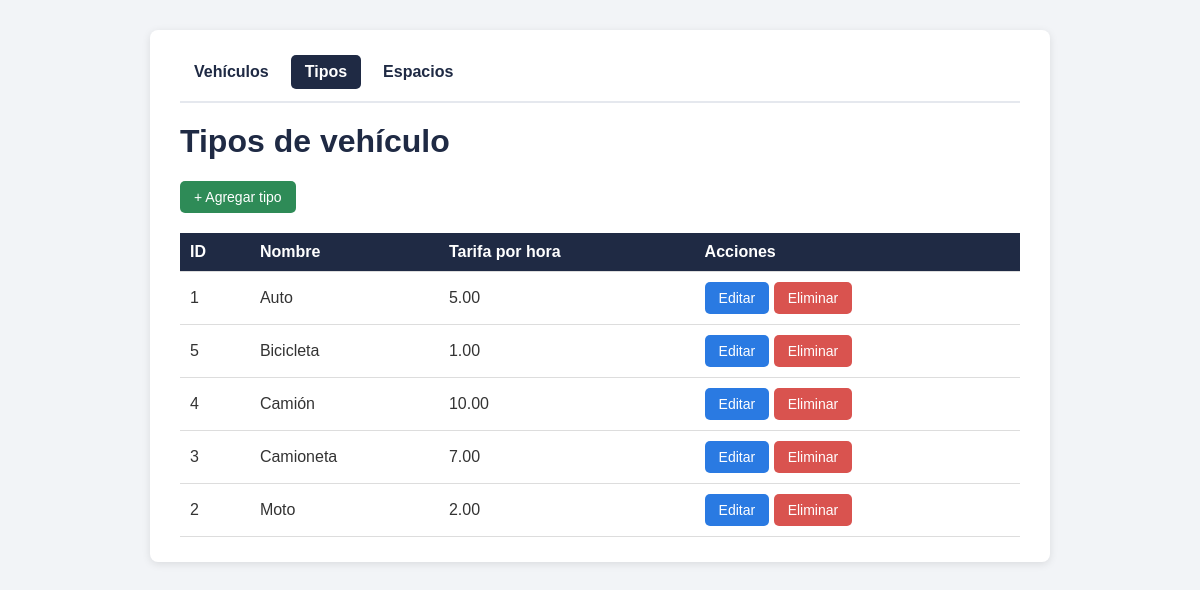
/index.php?modulo=tipo&accion=index, run on the app's committed database.
### tables this page shows
CREATE TABLE tipo_vehiculo (
    id          INT AUTO_INCREMENT PRIMARY KEY,
    nombre      VARCHAR(30)  NOT NULL UNIQUE,
    tarifa_hora DECIMAL(6,2) NOT NULL DEFAULT 0
);

### controlador/TipoVehiculoController.php (called while the page is built, shortened)
<?php
require_once __DIR__ . '/../modelo/TipoVehiculo.php';
require_once __DIR__ . '/../modelo/TipoVehiculoDao.php';
class TipoVehiculoController{
    private $dao;
    public function __construct(){
        $this->dao = new TipoVehiculoDao();
    }
    public function index(){
        $tipos = $this->dao->listar();
        require __DIR__ . '/../vista/tipos/index.php';
    }
}

### index.php (called while the page is built, shortened)
<?php
$accion = $_GET['accion'] ?? 'index';
$controlador = new $clase();
$controlador->$accion();

### modelo/TipoVehiculoDao.php (called while the page is built, shortened)
<?php
require_once __DIR__ . '/../config/database.php';
require_once __DIR__ . '/TipoVehiculo.php';
class TipoVehiculoDao
{
    private $conexion;
    public function __construct()
    {
        $database = new Database();
        $this->conexion = $database->getConexion();
    }
    private function aObjeto($fila){
        return new TipoVehiculo($fila['id'], $fila['nombre'], $fila['tarifa_hora']);
    }
    public function listar(){
        $stmt = $this->conexion->query("SELECT id, nombre, tarifa_hora FROM tipo_vehiculo ORDER BY nombre ASC");
        $tipos = [];
        while ($fila = $stmt->fetch(PDO::FETCH_ASSOC)) {
            $tipos[] = $this->aObjeto($fila);
        }
        return $tipos;
    }
}

### config/database.php (called while the page is built, shortened)
<?php
class Database
{
    private $host = "127.0.0.1";
    private $puerto = "3306";
    private $db_name = "parqueo";
    private $usuario = "root";
    private $password = "";
    public function getConexion()
    {
        $this->conexion = null;
        try {
            $this->conexion = new PDO(
                "mysql:host=" . $this->host . ";port=" . $this->puerto . ";dbname=" . $this->db_name . ";charset=utf8mb4",
                $this->usuario,
                $this->password
            );
            $this->conexion->setAttribute(PDO::ATTR_ERRMODE, PDO::ERRMODE_EXCEPTION);
        } catch (PDOException $e) {
            die("Error de conexión: " . $e->getMessage());
        }
        return $this->conexion;
    }
}

### modelo/TipoVehiculo.php (called while the page is built, shortened)
<?php
class TipoVehiculo
{
    private $id;
    private $nombre;
    private $tarifaHora;
    public function __construct($id = null, $nombre = "", $tarifaHora = 0){
        $this->id = $id;
        $this->nombre = $nombre;
        $this->tarifaHora = $tarifaHora;
    }
    public function getId(){ return $this->id; }
    public function getNombre(){ return $this->nombre; }
    public function getTarifaHora(){ return $this->tarifaHora; }
}

### vista/tipos/index.php (the view, shortened to what this page needs)
<!DOCTYPE html>
<html lang="es">
<head>
    <link rel="stylesheet" href="public/css/estilos.css">
</head>
<body>
    <div class="contenedor">
        <?php require __DIR__ . '/../partials/menu.php'; ?>
        <h1>Tipos de vehículo</h1>
        <a href="index.php?modulo=tipo&accion=crear" class="boton boton-agregar">+ Agregar tipo</a>
        <?php if (empty($tipos)): ?>
            <p class="mensaje-vacio">Aún no hay tipos registrados.</p>
        <?php else: ?>
            <table>
                <thead>
                    <tr>
                        <th>ID</th>
                        <th>Nombre</th>
                        <th>Tarifa por hora</th>
                        <th>Acciones</th>
                    </tr>
                </thead>
                <tbody>
                    <?php foreach ($tipos as $t): ?>
                        <tr>
                            <td><?= (int)$t->getId() ?></td>
                            <td><?= htmlspecialchars($t->getNombre()) ?></td>
                            <td><?= number_format((float)$t->getTarifaHora(), 2) ?></td>
                            <td>
                                <a href="index.php?modulo=tipo&accion=editar&id=<?= (int)$t->getId() ?>"
                                   class="boton boton-editar">Editar</a>
                                <form action="index.php?modulo=tipo&accion=eliminar" method="POST" class="form-inline"
                                      onsubmit="return confirm('¿Seguro que deseas eliminar este tipo?');">
                                    <button type="submit" class="boton boton-eliminar">Eliminar</button>
                                </form>
                            </td>
                        </tr>
                    <?php endforeach; ?>
                </tbody>
            </table>
        <?php endif; ?>
    </div>
</body>
</html>

### public/css/estilos.css (style rules this page uses)
* { box-sizing: border-box; }
body { margin: 0; padding: 30px 15px; font-family: Arial, Helvetica, sans-serif; background-color: #f2f4f7; color: #333; }
.contenedor { max-width: 900px; margin: 0 auto; padding: 25px 30px; background-color: #fff; border-radius: 8px; box-shadow: 0 2px 8px rgba(0, 0, 0, 0.1); }
h1 { margin-top: 0; color: #1f2a44; }
.boton { display: inline-block; padding: 8px 14px; border: none; border-radius: 5px; font-size: 14px; text-decoration: none; color: #fff; cursor: pointer; }
.boton-agregar { background-color: #2e8b57; }
.boton-editar { background-color: #2a7ae2; }
.boton-eliminar { background-color: #d9534f; }
table { width: 100%; margin-top: 20px; border-collapse: collapse; }
th, td { padding: 10px; text-align: left; border-bottom: 1px solid #ddd; vertical-align: middle; }
th { background-color: #1f2a44; color: #fff; }
.form-inline { display: inline; margin: 0; }

### data on the page
tipo_vehiculo: id "1", nombre "Auto", tarifa_hora "5.00"
tipo_vehiculo: id "5", nombre "Bicicleta", tarifa_hora "1.00"
tipo_vehiculo: id "4", nombre "Camión", tarifa_hora "10.00"
tipo_vehiculo: id "3", nombre "Camioneta", tarifa_hora "7.00"
tipo_vehiculo: id "2", nombre "Moto", tarifa_hora "2.00"
